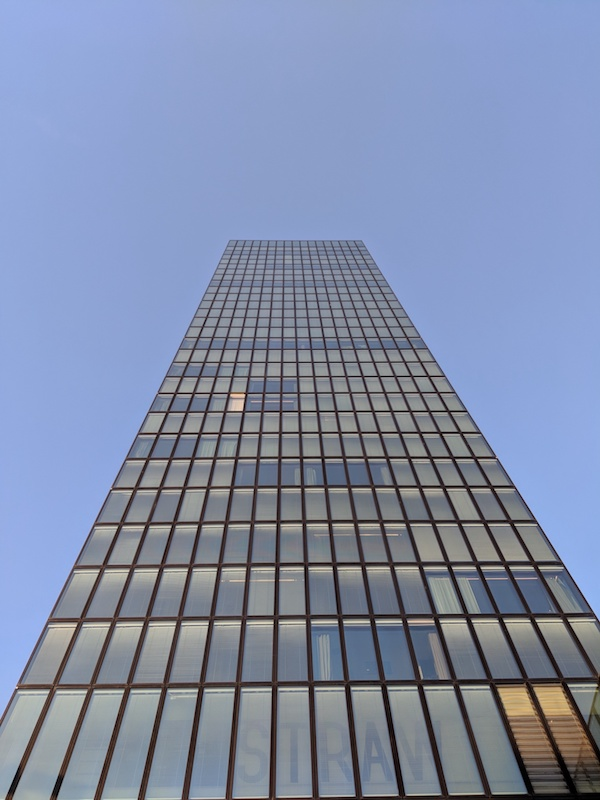
#> input picture labs/lab01/PC_test_1.jpg, 600 x 800 px
$ python modero_lab02_stereopair.py ../lab01/PC_test_1.jpg ../lab01/PC_test_2.jpg out.png   (older library calls are emulated)
#> lines starting #> are read from the running program, lines starting #| are printed output that depends on the picture
#Importing the necessary libraries
import sys
import PIL
import numpy as np
import pandas as pd
from PIL import Image
from scipy import signal

# provide three arguments: the name of the left_image.jpg,
# right_image.jpg, and the name of the padded_image.jpg
if ( len( sys.argv ) != 4 ):
    print( "usage is: %s left_image.jpg right_image.jpg padded_image.jpg" % (sys.argv[0]) )
    print( "        left_image.jpg is the left image" )
    print( "        right_image.jpg is the right image" )
    print( "        padded_image is the processed image" )
    sys.exit()

# load the left and right image
left_im         = Image.open( sys.argv[1] )
#> left_im is the input picture: PIL image 600x800 RGB; mean R, G, B 128.6, 140.4, 168
left_im_arr     = np.asarray( left_im, np.float )
left_resized    = left_im.resize( (2048, 1020) )
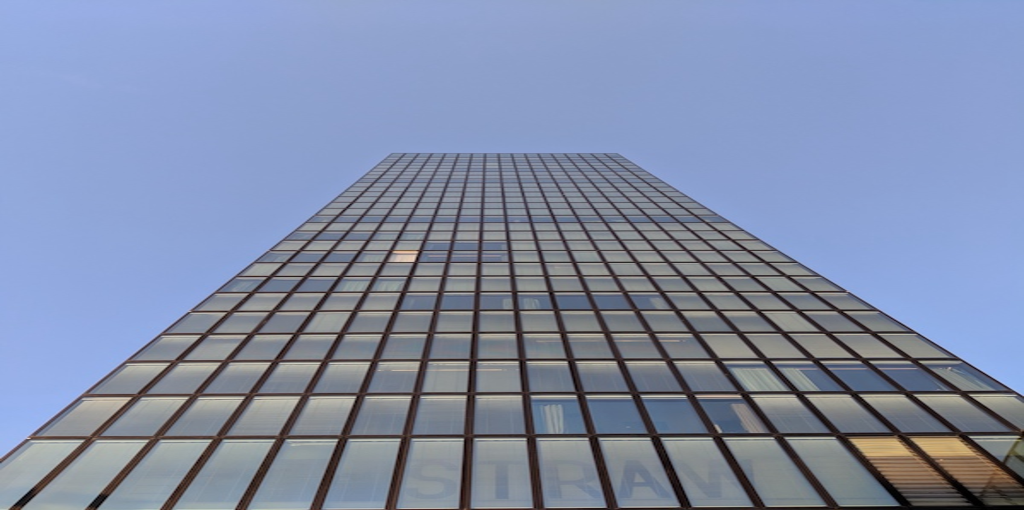
#> left_resized: PIL image 2048x1020 RGB (shown at 1/2 size); mean R, G, B 128.6, 140.4, 168

right_im        = Image.open( sys.argv[2] )
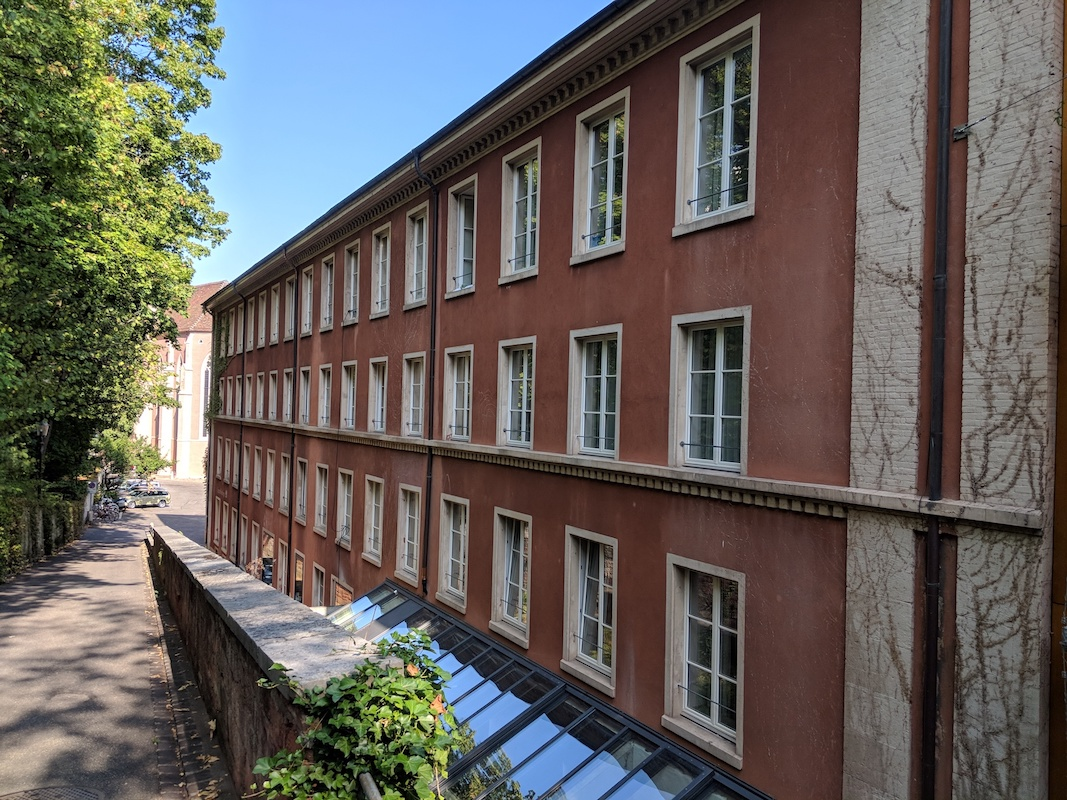
#> input picture labs/lab01/PC_test_2.jpg, 1067 x 800 px
#> right_im is the input picture: PIL image 1067x800 RGB; mean R, G, B 100.6, 96, 92
right_im_arr    = np.asarray( right_im, np.float )
right_resized   = right_im.resize( (2048, 1020) )
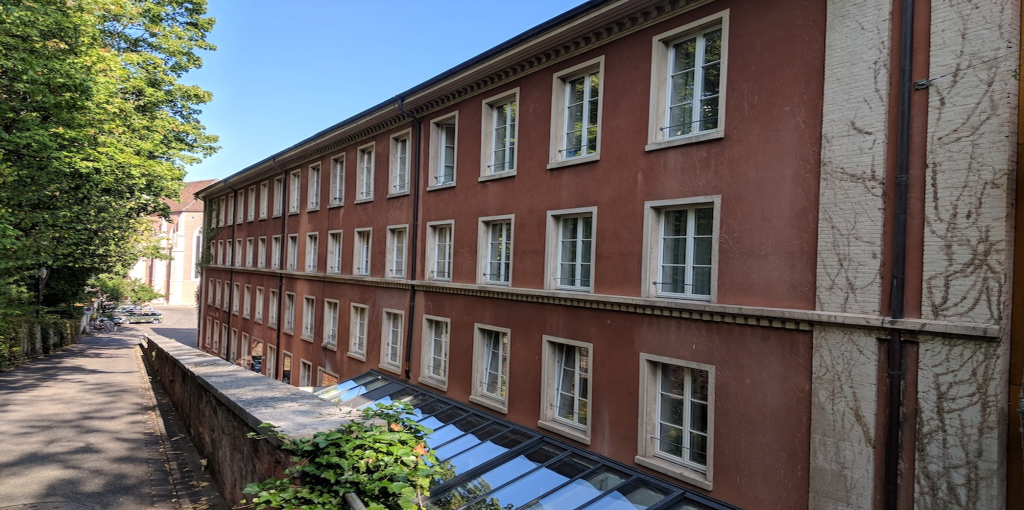
#> right_resized: PIL image 2048x1020 RGB (shown at 1/2 size); mean R, G, B 100.6, 96, 92

# creating the black  image for stereoscope
rows            = 4096
cols            = 4096
black_array     = np.zeros( [ rows, cols, 3 ], dtype=np.uint8 )
black_array.fill(0)
black           = Image.fromarray( black_array )
#> black: PIL image 4096x4096 RGB; every value is 0

#paste
black.paste( left_resized, (1024, 514) )
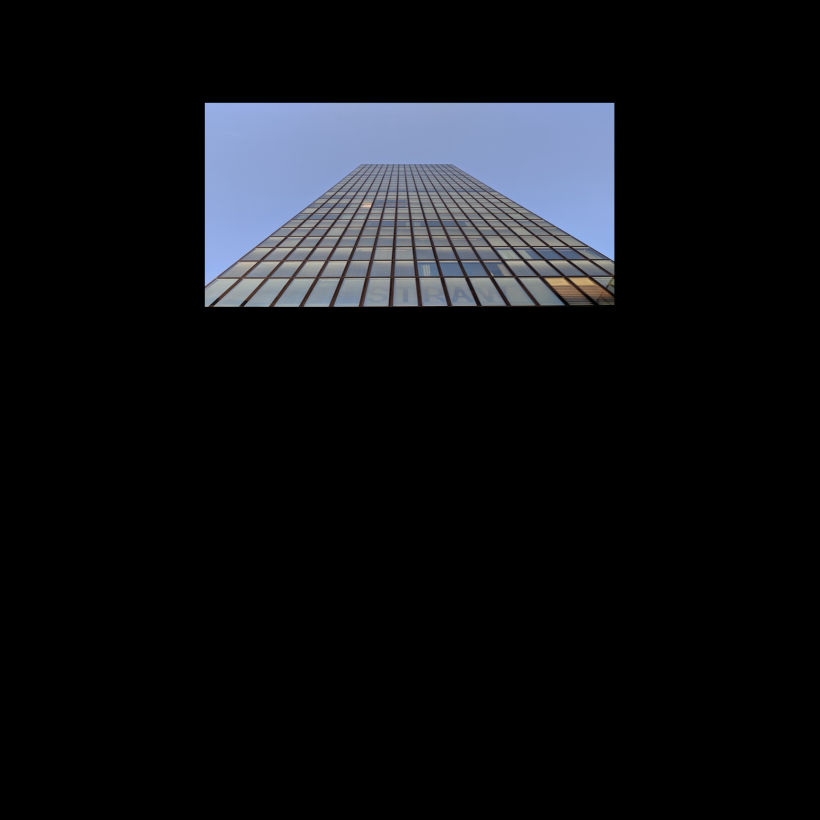
#> black: PIL image 4096x4096 RGB (shown at 1/5 size); mean R, G, B 16, 17.5, 20.9
black.paste( right_resized, (1024, 2562) )
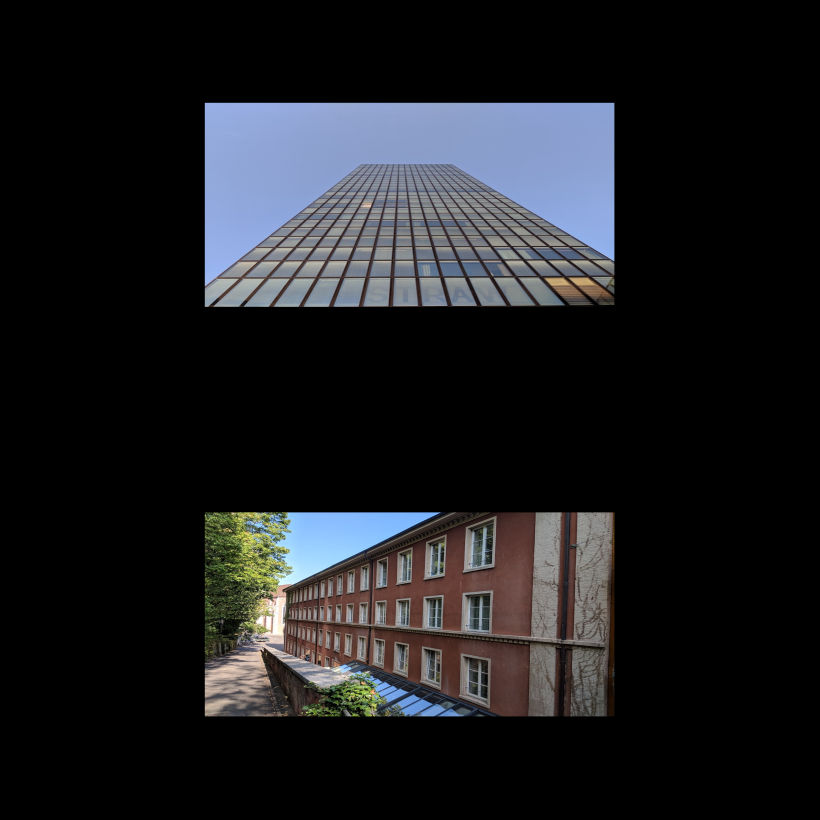
#> black: PIL image 4096x4096 RGB (shown at 1/5 size); mean R, G, B 28.5, 29.4, 32.4
black.save( sys.argv[3]  )
black.show()
